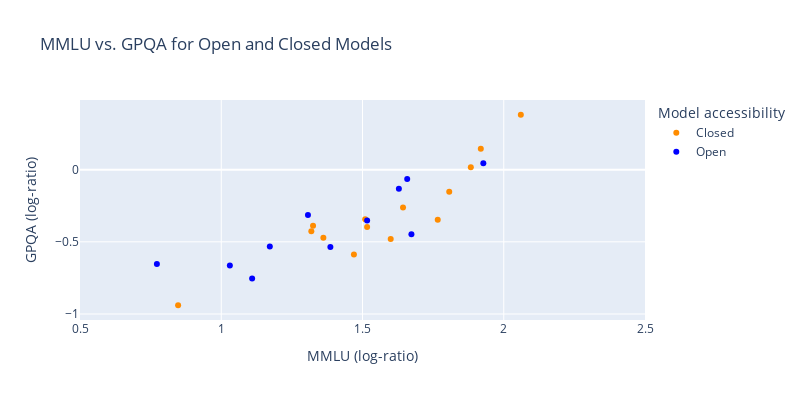

The cell this chart's notebook holds for it:
### Code cell
color_map = {'Open': 'blue', 'Closed': 'darkorange'}

# Create the plot
fig = px.scatter(df, x=f'{bench1} (log-ratio)', y=f'{bench2} (log-ratio)', color='Open/Closed',
                 title=f'{bench1} vs. {bench2} for Open and Closed Models',
                 labels={f'{bench1} (log-ratio)': f'{bench1} Score', f'{bench2} (log-ratio)': f'{bench2} Score', 'Date': 'Date', 'System': 'Model'},
                 hover_data=['System', 'Date', f'{bench1}', f'{bench2}'],
                 color_discrete_map=color_map)

# x limits
# fig.update_xaxes(range=[0.6, 1])
fig.update_xaxes(range=[0.5, 2.5])

# Improve the layout
fig.update_layout(
    width=800,
    height=400,
    xaxis_title=f"{bench1} (log-ratio)",
    yaxis_title=f"{bench2} (log-ratio)",
    legend_title="Model accessibility",
    font=dict(size=12),
    hovermode="closest"
)

# Show the plot
fig.show()

### Figure 1 — Plotly figure (JSON) as saved in the notebook; plotly's stock layout.template omitted (floating-point values rounded to 4 significant figures; data arrays with more than 128 entries replaced by an {"elided": "..."} marker saying what was removed)
{"data": [{"customdata": {"elided": "52x4 mixed values"}, "hovertemplate": "Open/Closed=Closed<br>MMLU Score=%{x}<br>GPQA Score=%{y}<br>Model=%{customdata[0]}<br>Date=%{customdata[1]}<br>MMLU=%{customdata[2]}<br>GPQA=%{customdata[3]}<extra></extra>", "legendgroup": "Closed", "marker": {"color": "darkorange", "symbol": "circle"}, "mode": "markers", "name": "Closed", "orientation": "v", "showlegend": true, "type": "scatter", "x": [null, null, null, null, null, null, null, null, null, null, null, null, null, null, -0.4398, 0.7309, 1.295, 1.883, 1.325, 2.06, null, null, 0.763, 0.9346, 1.319, 1.51, 1.807, null, 1.655, 0.4055, 0.8473, 1.849, 1.766, 1.47, null, 1.919, 1.516, 1.361, 1.361, 1.463, -1.136, 0.2047, 0.91, 1.283, 1.6, -1.164, -1.214, -1.169, -0.418, 0.5365, 0.6103, 1.643], "xaxis": "x", "y": [null, null, null, null, null, null, null, null, null, null, null, null, null, null, null, null, null, 0.016, -0.3888, 0.3805, null, null, null, null, -0.4263, -0.3433, -0.1523, null, null, null, -0.9395, null, -0.3475, -0.5884, -0.036, 0.1442, -0.3971, null, -0.4726, null, null, null, null, null, -0.4811, null, null, null, null, null, null, -0.2615], "yaxis": "y"}, {"customdata": {"elided": "117x4 mixed values"}, "hovertemplate": "Open/Closed=Open<br>MMLU Score=%{x}<br>GPQA Score=%{y}<br>Model=%{customdata[0]}<br>Date=%{customdata[1]}<br>MMLU=%{customdata[2]}<br>GPQA=%{customdata[3]}<extra></extra>", "legendgroup": "Open", "marker": {"color": "blue", "symbol": "circle"}, "mode": "markers", "name": "Open", "orientation": "v", "showlegend": true, "type": "scatter", "x": [null, null, null, null, null, null, null, null, null, null, null, null, null, null, null, null, null, null, null, null, null, null, null, null, null, null, null, null, null, null, null, null, null, null, null, null, null, null, null, null, null, null, null, null, null, null, null, null, null, null, null, null, null, null, -0.4419, 1.131, null, null, null, null, null, 1.136, 1.03, 0.91, -0.07203, 1.295, 1.337, -1.036, 0.2168, 0.8712, -0.3105, 1.109, 0.91, -0.2088, 0.9946, -0.6812, 1.386, 1.516, 0.7722, 1.629, 1.928, -0.6146, -0.1242, 0.3146, 0.5494, -0.1886, 0.1926, 0.5151, 0.7954, 1.658, 0.4096, 1.254, -0.8095, -0.08004, 1.457, 1.307, null, null, null, -0.5758, 0.2696, 0.6946, 1.673, -0.1914, -1.035, -0.1966, -1.062, -1.093, -1.01, -1.062, -1.051, 0.2047, 0.4557, null, null, 1.172, 0.5689], "xaxis": "x", "y": [null, null, null, null, null, null, null, null, null, null, null, null, null, null, null, null, null, null, null, null, null, null, null, null, null, null, null, null, null, null, null, null, null, null, null, null, null, null, null, null, null, null, null, null, null, null, null, null, null, null, null, null, null, null, null, null, null, null, null, null, null, null, -0.6633, null, null, null, null, null, null, null, null, -0.7538, null, null, null, null, -0.5365, -0.3516, -0.6544, -0.1322, 0.04401, null, null, null, null, null, null, null, null, -0.06402, null, null, null, null, null, -0.3146, null, null, null, null, null, null, -0.4473, null, null, null, null, null, null, null, null, null, null, null, null, -0.5322, null], "yaxis": "y"}], "layout": {"font": {"size": 12}, "height": 400, "hovermode": "closest", "legend": {"title": {"text": "Model accessibility"}, "tracegroupgap": 0}, "title": {"text": "MMLU vs. GPQA for Open and Closed Models"}, "width": 800, "xaxis": {"anchor": "y", "domain": [0, 1], "range": [0.5, 2.5], "title": {"text": "MMLU (log-ratio)"}}, "yaxis": {"anchor": "x", "domain": [0, 1], "title": {"text": "GPQA (log-ratio)"}}}}
